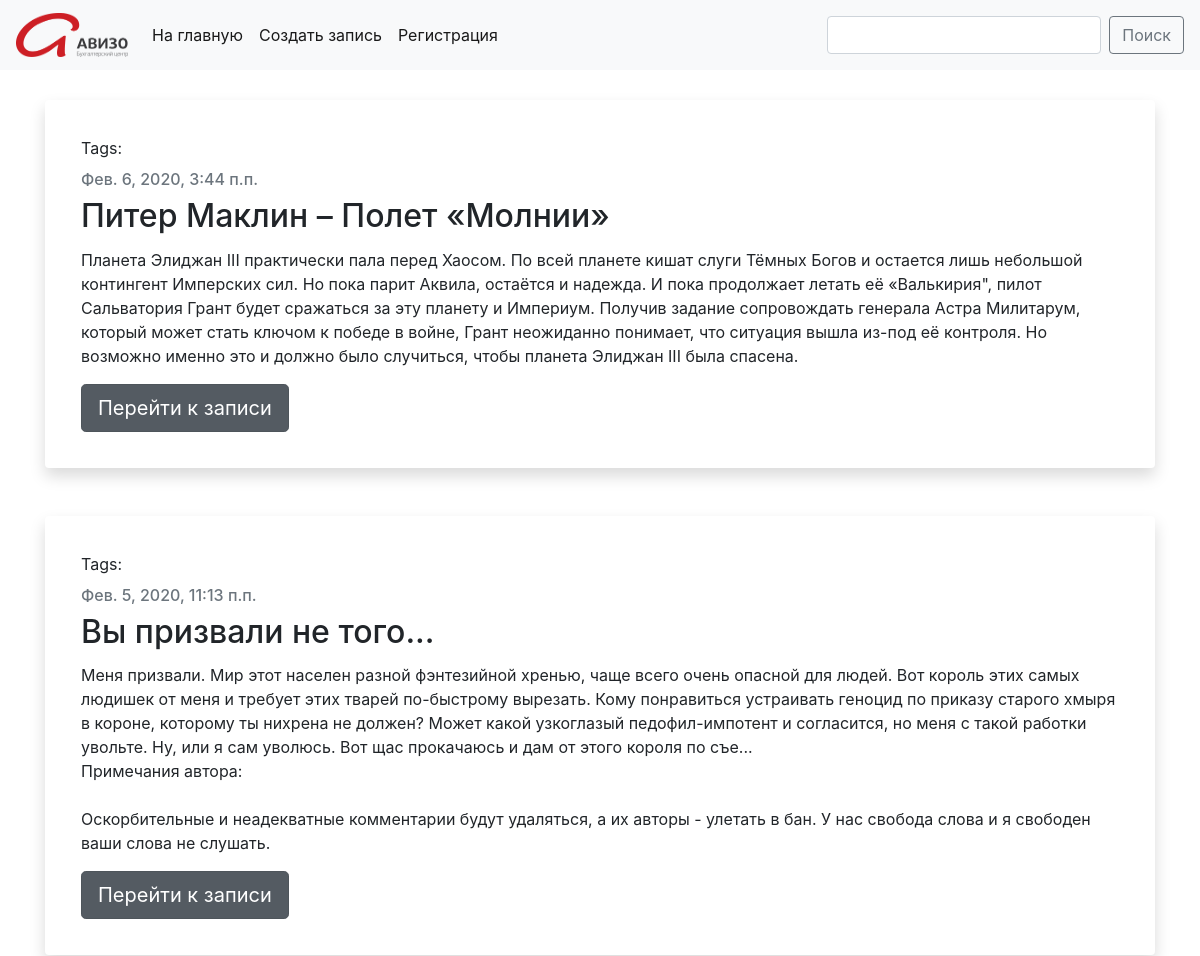
The app's page / (upper part), older data.
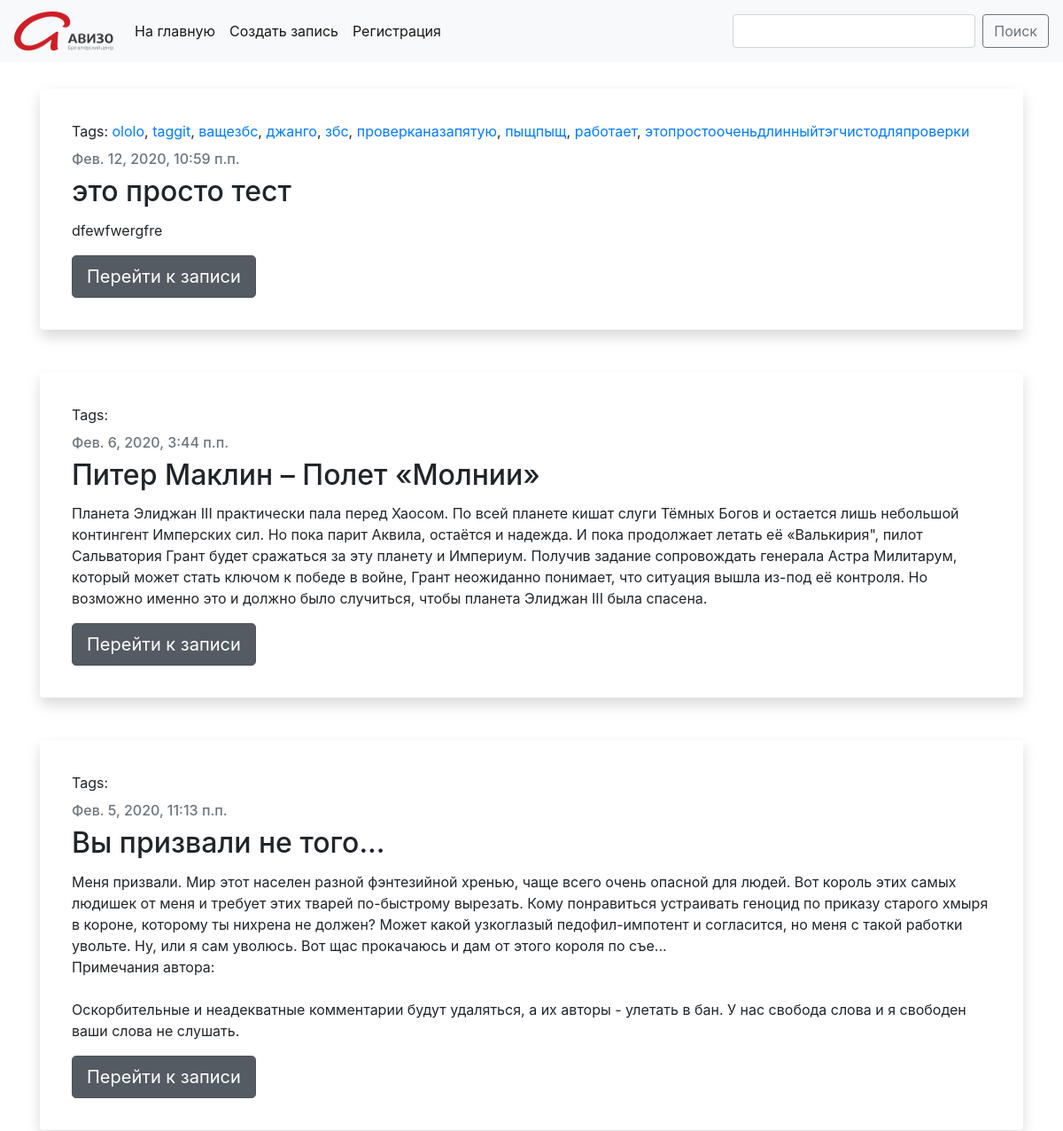
The same page, newer data.
### blog/models.py (models this page shows, shortened)
class Post(models.Model):
    author = models.ForeignKey(settings.AUTH_USER_MODEL, on_delete=models.CASCADE)
    title = models.CharField(max_length=200)
    text = models.TextField()
    created_date = models.DateTimeField(default=timezone.now)
    published_date = models.DateTimeField(blank=True, null=True)
    tags = TaggableManager(through=RuTaggedItem)

### blog/views.py (the view)
# urls.py: path('', views.PostListView.as_view(), name='post_list'),
class PostListView(View):
    def get(self, request, tag_slug=None):
        post_with_tags = Post.objects.all()
        if tag_slug:
            tag = get_object_or_404(Tag, slug=tag_slug)
            post_with_tags = post_with_tags.filter(tags__in=[tag])
            return render(request, 'blog/post_list.html', {'posts': post_with_tags, 'tag': tag})
        else:
            posts = Post.objects.filter(published_date__lte=timezone.now()).order_by('-published_date')
            return render(request, 'blog/post_list.html', {'posts': posts})

### blog/templates/blog/post_list.html (shortened to what this page needs)
<!doctype html>
<html lang="en">
    <head>
        <link rel="stylesheet" href="https://stackpath.bootstrapcdn.com/bootstrap/4.4.1/css/bootstrap.min.css">
    </head>
    <body>
        {% extends 'blog/base.html' %}
        {% block content %}
            {% include 'include/post.html' %}
        {% endblock %}

### blog/templates/blog/base.html (shortened to what this page needs)
<!doctype html>
{% load static %}
<html lang="en">
    <head>
        <link rel="stylesheet" href="https://stackpath.bootstrapcdn.com/bootstrap/4.4.1/css/bootstrap.min.css">
    </head>
    <body>
        <nav class="navbar navbar-expand-lg navbar-light bg-light">
            <a class="navbar-brand" href="{% url 'post_list' %}"><img src="{% static 'images/logo.png' %}" width="112" height="44" alt=""></a>
                <div class="collapse navbar-collapse" id="navbarSupportedContent">
                    <ul class="navbar-nav mr-auto">
                        <li class="nav-item active">
                            <a class="nav-link" href="{% url 'post_list' %}">На главную<span class="sr-only">(current)</span></a>
                        </li>
                        <li class="nav-item active">
                            <a class="nav-link" href="{% url 'post_new' %}">Создать запись</a>
                        </li>
                        <li class="nav-item active">
                            <a class="nav-link" href="{% url 'register' %}">Регистрация</a>
                        </li>
                    </ul>
                    <form class="form-inline my-2 my-lg-0">
                        <input class="form-control mr-sm-2" type="search" placeholder="" aria-label="Search">
                        <button class="btn btn btn-outline-secondary my-2 my-sm-0" type="submit">Поиск</button>
                    </form>
                </div>
        </nav>
        <div class="content container" style="padding-top: 30px">
            {% block content %}
            {% endblock %}
        </div>
    </body>
</html>

### blog/templates/include/post.html
{% for post in posts %}
                <div class="shadow p-3 mb-5 bg-white rounded">
                    <div class="card-body">
                        <p class="tags">Tags: {% for tag in post.tags.all %}<a href="{% url 'post_list_by_tag' tag.slug %}">{{ tag.name }}</a>{% if not forloop.last %}, {% endif %} {% endfor %}</p>
                        <h6 class="card-subtitle mb-2 text-muted">{{ post.published_date }}</h6>
                        <h2 class="card-title">{{ post.title }}</h2>
                        <p class="card-text">{{ post.text|linebreaksbr }}</p>
                        <a class="btn btn-secondary btn-lg active" href="{% url 'post_detail' pk=post.pk %}" role="button" aria-pressed="true">Перейти к записи</a>
                    </div>
                </div>
            {% endfor %}

Row changes from the older to the newer data that the page shows:
added Post: published_date "Фев. 12, 2020, 10:59 п.п.", title "это просто тест", text "dfewfwergfre"
added Tag: name "ololo"
added Tag: name "taggit"
added Tag: name "ващезбс"
added Tag: name "джанго"
added Tag: name "збс"
added Tag: name "проверканазапятую"
added Tag: name "пыщпыщ"
added Tag: name "работает"
added Tag: name "этопростооченьдлинныйтэгчистодляпроверки"
